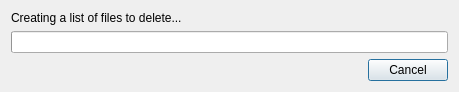
<?xml version="1.0" encoding="UTF-8"?>
<ui version="4.0">
 <class>FileRemoveDialog</class>
 <widget class="QDialog" name="FileRemoveDialog">
  <property name="geometry">
   <rect>
    <x>0</x>
    <y>0</y>
    <width>459</width>
    <height>91</height>
   </rect>
  </property>
  <property name="windowTitle">
   <string>Deleting Items</string>
  </property>
  <layout class="QVBoxLayout" name="verticalLayout">
   <item>
    <widget class="QLabel" name="label_current_item">
     <property name="text">
      <string>Creating a list of files to delete...</string>
     </property>
    </widget>
   </item>
   <item>
    <widget class="QProgressBar" name="progress"/>
   </item>
   <item>
    <widget class="QDialogButtonBox" name="button_box">
     <property name="standardButtons">
      <set>QDialogButtonBox::Cancel</set>
     </property>
    </widget>
   </item>
  </layout>
 </widget>
 <resources/>
 <connections/>
</ui>
